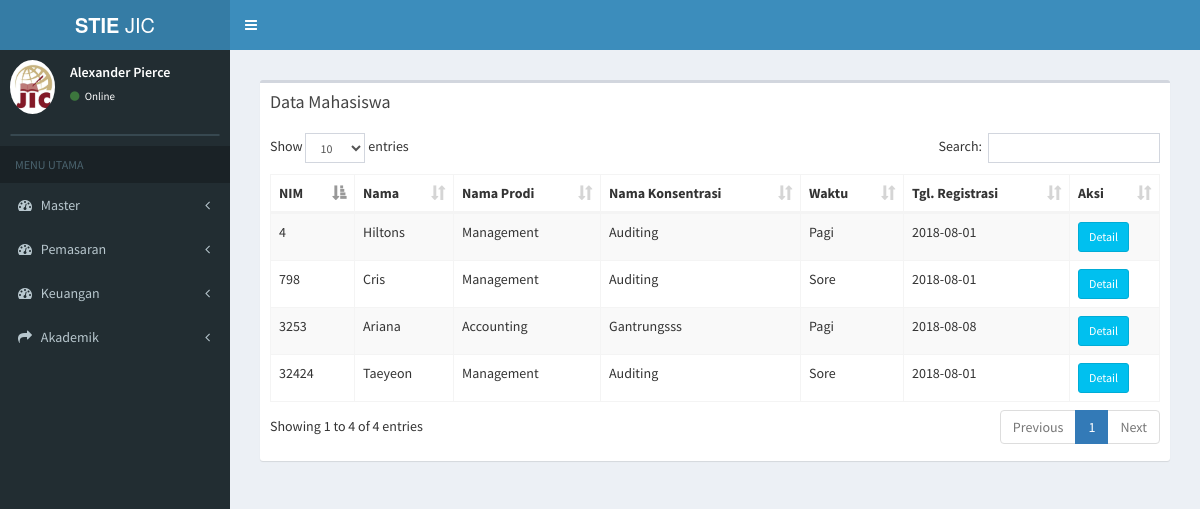
/index.php/mahasiswa, run on an earlier commit of the app's database.
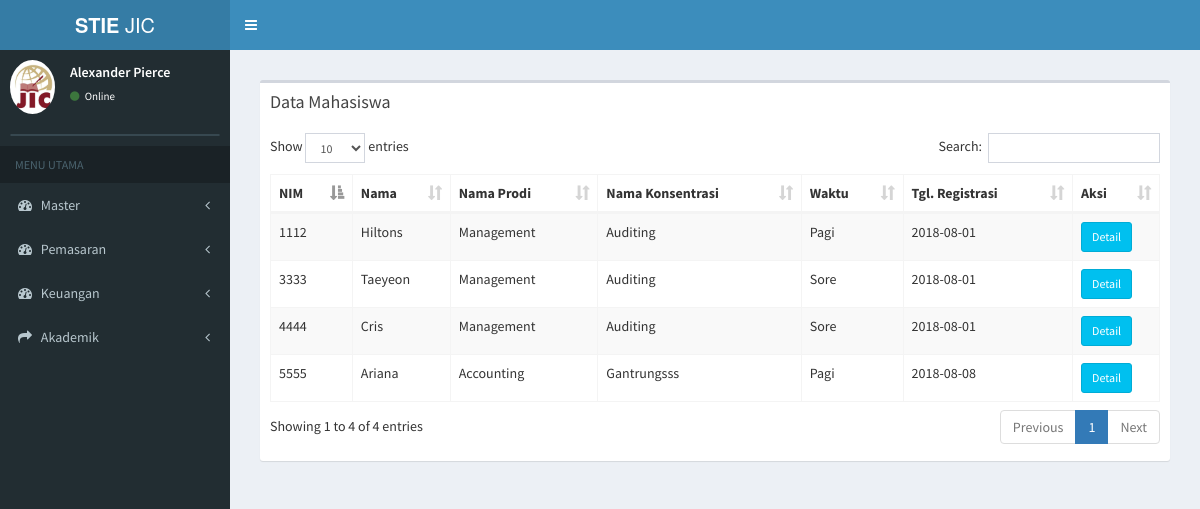
And on a later commit of the database.
### tables this page shows
CREATE TABLE `tb_mahasiswa` (
  `id_mahasiswa` varchar(7) NOT NULL,
  `nama_mahasiswa` varchar(100) NOT NULL,
  `nim` varchar(15) NOT NULL,
  `status_mahasiswa` varchar(20) NOT NULL,
  `id_prodi` varchar(7) NOT NULL,
  `id_konsentrasi` varchar(7) NOT NULL,
  `id_angkatan` varchar(7) NOT NULL,
  `id_hasil_tes` varchar(20) NOT NULL,
  `id_sekolah` varchar(10) NOT NULL,
  `id_waktu` int(11) NOT NULL,
  `id_grade` varchar(12) NOT NULL
);

CREATE TABLE `tb_prodi` (
  `id_prodi` varchar(6) NOT NULL,
  `nama_prodi` varchar(20) NOT NULL,
  `ketua_prodi` varchar(50) NOT NULL
);

CREATE TABLE `tb_konsentrasi` (
  `id_konsentrasi` varchar(6) NOT NULL,
  `nama_konsentrasi` varchar(20) NOT NULL,
  `id_prodi` varchar(6) NOT NULL
);

CREATE TABLE `tb_waktu` (
  `id_waktu` int(11) NOT NULL,
  `waktu` varchar(10) NOT NULL
);

CREATE TABLE `tb_tgl_du` (
  `id_mahasiswa` varchar(11) NOT NULL,
  `tgl_du` date NOT NULL
);

### application/controllers/mahasiswa.php (called while the page is built, shortened)
<?php
class Mahasiswa extends CI_Controller {
	public function __construct()
	{
		$this->load->model('mahasiswa_model');
		$this->load->model('daftar_ulang_model');
		$this->load->model('konsentrasi_model');
	}
	public function index()
	{
			$data['mahasiswa'] = $this->mahasiswa_model->data_mahasiswa();
			$data['main_view'] = 'Mahasiswa/data_mahasiswa_view';
			$this->load->view('template', $data);
	}
}

### index.php (called while the page is built, shortened)
<?php
require_once BASEPATH.'core/CodeIgniter.php';

### application/models/mahasiswa_model.php (called while the page is built, shortened)
<?php
class Mahasiswa_model extends CI_Model {
	public function data_mahasiswa(){
		return $this->db->join('tb_prodi','tb_prodi.id_prodi=tb_mahasiswa.id_prodi')
              ->join('tb_sekolah','tb_sekolah.id_sekolah=tb_mahasiswa.id_sekolah')
              ->join('tb_konsentrasi','tb_konsentrasi.id_konsentrasi=tb_mahasiswa.id_konsentrasi')
              ->join('tb_alamat','tb_alamat.id_mahasiswa=tb_mahasiswa.id_mahasiswa')
              ->join('tb_bio','tb_bio.id_mahasiswa=tb_mahasiswa.id_mahasiswa')
              ->join('tb_kontak','tb_kontak.id_mahasiswa=tb_mahasiswa.id_mahasiswa')
              ->join('tb_waktu','tb_waktu.id_waktu=tb_mahasiswa.id_waktu')
              ->join('tb_tgl_du','tb_tgl_du.id_mahasiswa=tb_mahasiswa.id_mahasiswa')
              ->where('status_mahasiswa', 'Aktif')
              ->get('tb_mahasiswa')
              ->result();
	}
}

### application/views/Mahasiswa/data_mahasiswa_view.php (the view, shortened to what this page needs)
<section class="content">
      <div class="row">
        <div class="col-xs-12">
          <div class="box">
            <div class="box-header">
              <h3 class="box-title">Data Mahasiswa</h3>
            </div>
            <div class="box-body">
              <table id="example1" class="table table-bordered table-striped">
                <thead>
                <tr>
                  <th>NIM</th>
                  <th>Nama</th>
                  <th>Nama Prodi</th>
                  <th>Nama Konsentrasi</th>
                  <th>Waktu</th>
                  <th>Tgl. Registrasi</th>
                  <th>Aksi</th>
                </tr>
                </thead>
                <tbody>
                <?php
                foreach ($mahasiswa as $data) {
                  echo '
                <tr>
                  <td>'.$data->nim.'</td>
                  <td>'.$data->nama_mahasiswa.'
                  </td>
                  <td>'.$data->nama_prodi.'</td>
                  <td>'.$data->nama_konsentrasi.'</td>
                  <td>'.$data->waktu.'</td>
                  <td>'.$data->tgl_du.'</td>
                  <td>
                       <a href="'.base_url('mahasiswa/detail_mahasiswa/'.$data->id_mahasiswa).'" class="btn btn-info btn-sm">Detail</a>
                  </td>
                </tr>
                ';
              }
              ?>
                </tbody>
              </table>
            </div>
          </div>
        </div>
      </div>
    </section>

What changed in the data, as far as the page shows it:
changed tb_mahasiswa "Hiltons": nim "4" → "1112"
changed tb_mahasiswa "Taeyeon": nim "32424" → "3333"
changed tb_mahasiswa "Cris": nim "798" → "4444"
changed tb_mahasiswa "Ariana": nim "3253" → "5555"
